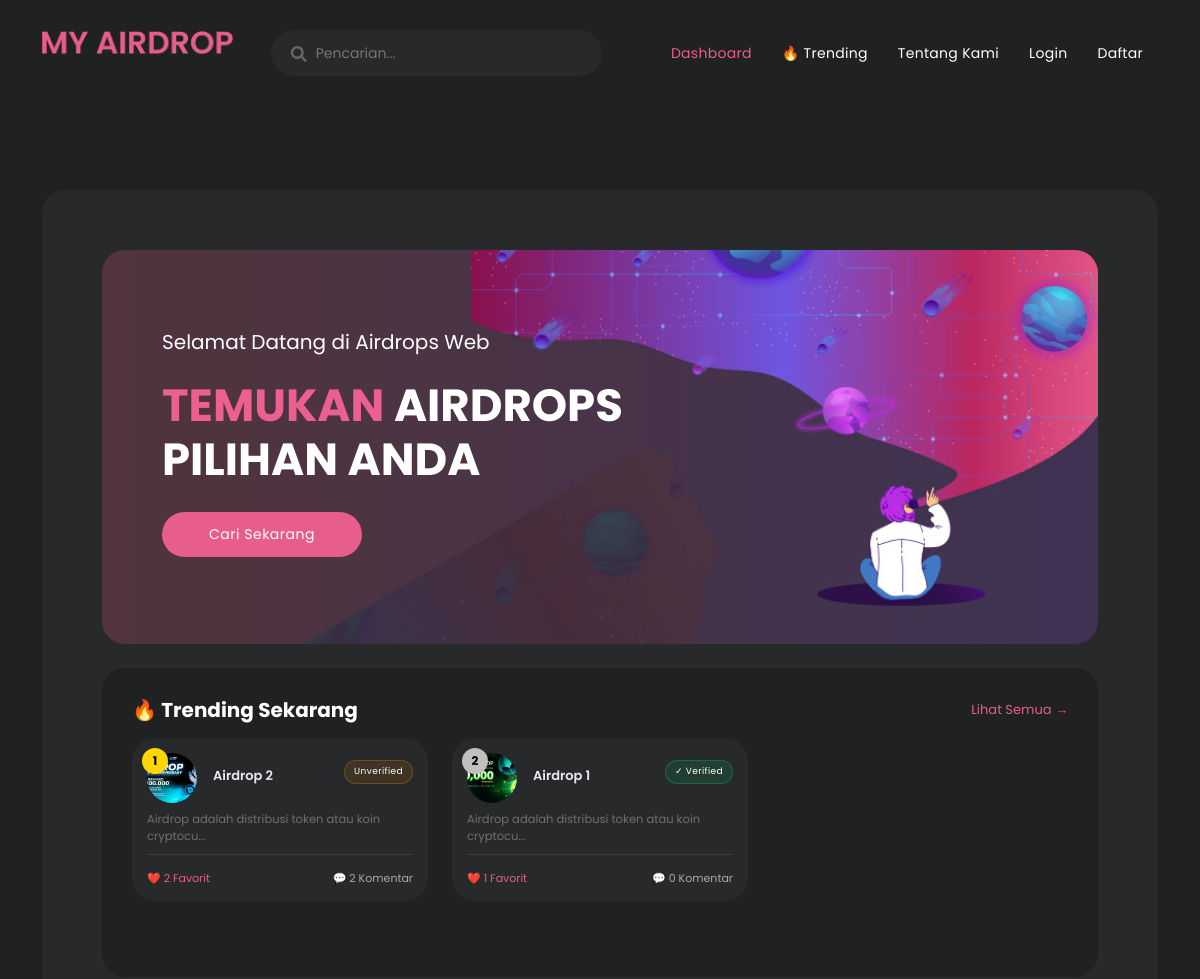
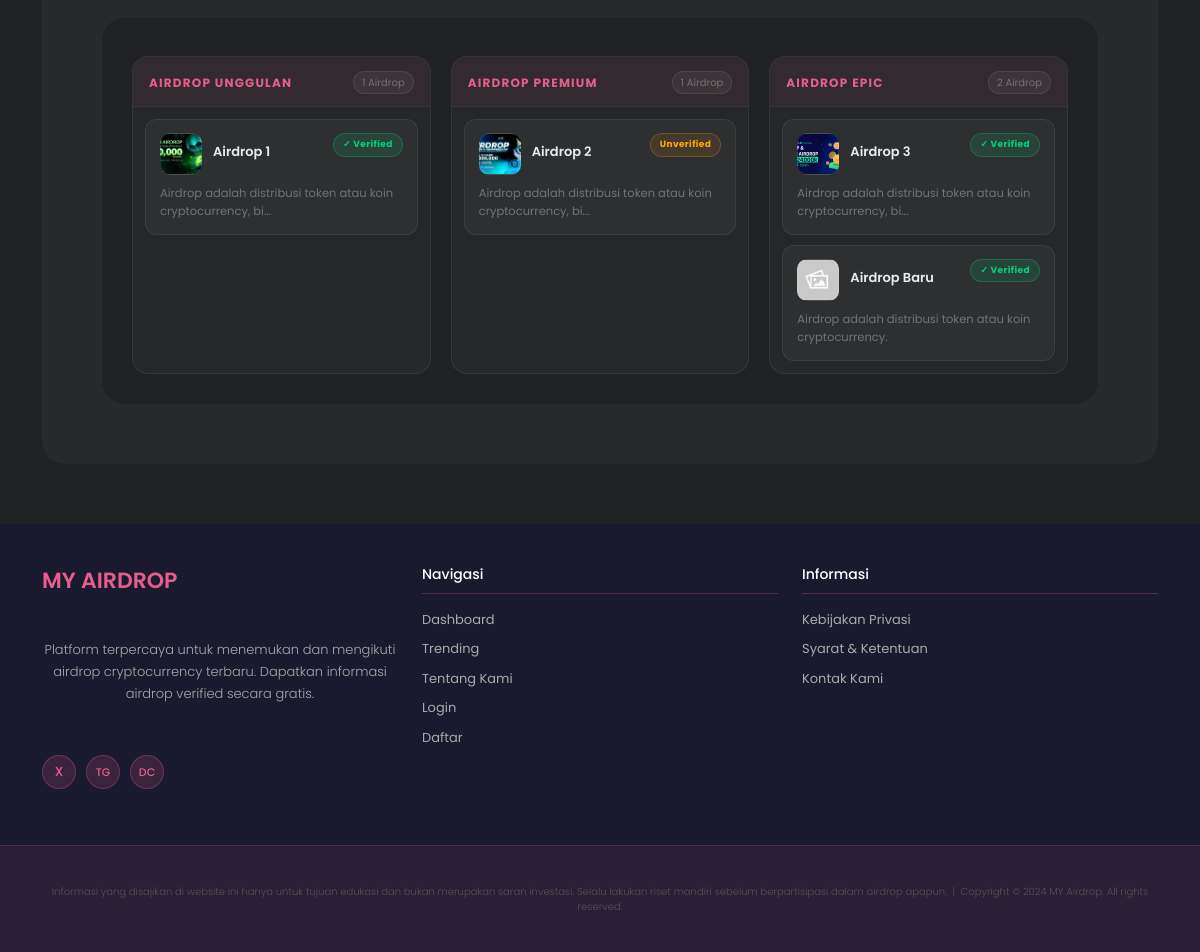
The page / on the database its author committed (2 pictures, top to bottom).
### tables this page shows
CREATE TABLE `setting` (
  `id_setting` int(11) NOT NULL,
  `logo` varchar(200) DEFAULT NULL,
  `icon` varchar(200) DEFAULT NULL,
  `tentang_kami` text DEFAULT NULL
);

CREATE TABLE `produk` (
  `id_produk` int(11) NOT NULL,
  `id_kategori` int(11) DEFAULT NULL,
  `foto` varchar(200) DEFAULT NULL,
  `nama` varchar(200) DEFAULT NULL,
  `deskripsi` text DEFAULT NULL,
  `tutorial` text DEFAULT NULL,
  `verify` enum('Y','N') DEFAULT 'N',
  `link_website` varchar(100) DEFAULT NULL,
  `link_youtube` varchar(100) DEFAULT NULL,
  `status` enum('Y','N') DEFAULT 'Y',
  `reason` text DEFAULT NULL,
  `create_by` int(11) DEFAULT NULL,
  `create_date` datetime DEFAULT current_timestamp()
);

CREATE TABLE `kategori` (
  `id_kategori` int(11) NOT NULL,
  `nama` varchar(200) DEFAULT NULL,
  `status` enum('Y','N') DEFAULT 'Y',
  `reason` text DEFAULT NULL,
  `create_by` int(11) DEFAULT NULL,
  `create_date` datetime DEFAULT current_timestamp()
);

### app/views/User/V_Index.php (the view, shortened to what the rows shown need)
<div class="container">
    <div class="row">
      <div class="col-lg-12">
         <div class="page-content">
<?php if(!empty($top_trending)) : ?>
<div class="most-popular mt-4 mb-2">
   <div class="row">
      <div class="col-lg-12">
         <div class="row">
            <?php $rank = 1; foreach($top_trending as $row) : ?>
            <div class="col-lg-4 col-sm-6 mb-3">
               <a href="<?= base_url('user/detail/'.$row->id_produk, true) ?>">
                  <div class="item" style="position:relative;">
                     <div style="position:absolute; top:10px; left:10px; background:<?= $rank == 1 ? '#FFD700' : ($rank == 2 ? '#C0C0C0' : '#CD7F32') ?>; color:#000; border-radius:50%; width:26px; height:26px; display:flex; align-items:center; justify-content:center; font-weight:bold; font-size:12px; z-index:10;">
                        <?= $rank ?>
                     </div>
                    <div class="d-flex mb-2 align-items-center">
                      <div class="img-circle" style="background-image:url('<?= $row->foto ?>');background-size:cover;background-position:center;"></div>
                    <div class="ms-3 flex-grow-1">
                      <div class="acp-name"><?= $row->nama ?></div>
                  </div>
                    <?php if($row->verify == 'Y') : ?>
                    <span class="acp-badge verified">✓ Verified</span>
                    <?php else : ?>
                    <span class="acp-badge unverified">Unverified</span>
                    <?php endif; ?>
                  </div>
                     <div class="mb-2" style="color: rgba(255,255,255,0.33); font-size:11.5px;"><?= short_text(strip_tags($row->deskripsi), 50) ?></div>
                     <div class="d-flex justify-content-between mt-2" style="border-top:1px solid rgba(255,255,255,0.1); padding-top:8px;">
                        <span style="color:#e75e8d; font-size:11px;">❤️ <?= $row->total_favorit ?> Favorit</span>
                        <span style="color:#aaa; font-size:11px;">💬 <?= $row->total_komentar ?> Komentar</span>
                     </div>
                  </div>
               </a>
            </div>
            <?php $rank++; endforeach; ?>
         </div>
      </div>
   </div>
</div>
<?php endif; ?>
<div class="most-popular" id="daftar-airdrop">
   <div class="row">
      <div class="col-lg-12">
         <?php if($kategori) : ?>
         <div class="airdrop-grid-wrapper">
            <?php foreach($kategori AS $row) : ?>
            <div class="airdrop-col">
              <div class="airdrop-col-header">
                <span class="airdrop-col-title"><?= htmlspecialchars($row->nama) ?></span>
               <div class="d-flex align-items-center gap-2">
               <?php if(isset($result[$row->id_kategori])) : ?>
               <span class="airdrop-col-count"><?= count($result[$row->id_kategori]) ?> Airdrop</span>
               <?php endif; ?>
            </div>
         </div>
               <div class="airdrop-col-scroll-wrap">
               <div class="airdrop-col-scroll" onscroll="updateScrollBtns(this)">
                  <?php if(isset($result[$row->id_kategori])) : ?>
                     <?php foreach($result[$row->id_kategori] AS $key) : ?>
                     <a href="<?= base_url('user/detail/'.$key['id_produk'],true); ?>" class="airdrop-card-link">
                        <div class="airdrop-card-new">
                           <div class="acp-top">
                              <div class="acp-img" style="background-image: url('<?= $key['foto'] ?>');"></div>
                              <div class="acp-meta">
                                 <div class="acp-name"><?= htmlspecialchars($key['nama']) ?></div>
                              </div>
                              <?php if($key['verify'] == 'Y') : ?>
                              <span class="acp-badge verified">✓ Verified</span>
                              <?php else : ?>
                              <span class="acp-badge unverified">Unverified</span>
                              <?php endif; ?>
                           </div>
                           <p class="acp-desc"><?= htmlspecialchars(short_text(strip_tags($key['deskripsi']), 60)) ?></p>
                        </div>
                     </a>
                     <?php endforeach; ?>
                  <?php else : ?>
                     <div class="airdrop-empty">Belum ada airdrop</div>
                  <?php endif; ?>
              </div>
               </div>
            </div>
            <?php endforeach; ?>
         </div>
         <?php endif; ?>
      </div>
   </div>
</div>
         </div>
      </div>
    </div>
  </div>

### app/core/Controller.php (shortened to what the rows shown need)
<?php
class Controller
{
   public function view($view, $data = [],$code_template = 'default',$page_template = [])
   {
      extract($data);
      if ($code_template != false) {
         if (isset($page_template['up']) && count($page_template['up']) > 0) {
            foreach ($page_template['up'] as $page) {
               if (file_exists('./app/themes/'.$code_template.'/'.$page.'.php')) {
                  require_once './app/themes/'.$code_template.'/'.$page.'.php';
               }
            }
         }
      }
      if (file_exists('./app/views/'.$view.'.php')) {
         require_once "./app/views/".$view.".php";
      }else{
         require_once "./app/config/error/notfound.php";
      }
      if ($code_template != false) {
         if (isset($page_template['down']) && count($page_template['down']) > 0) {
            foreach ($page_template['down'] as $page) {
               if (file_exists('./app/themes/'.$code_template.'/'.$page.'.php')) {
                  require_once './app/themes/'.$code_template.'/'.$page.'.php';
               }
            }
         }
      }
   }
   public function model($model)
   {
      return new $model;
   }
}
class User extends Controller
{
   public function display($view, $data = [])
   {
       $setting = $this->action->get_single('setting',['id_setting' => 1]);
      $data['setting'] = $setting;
      $themes = 'user';
      $page['up'][] = 'header';
      $page['down'][] = 'footer';
      $this->view('User/'.$view, $data,$themes, $page);
   }
}

### app/themes/user/header.php (shortened to what the rows shown need)
<!DOCTYPE html>
<html lang="en">
  <head>
    <link href="<?= assets_url('user/') ?>vendor/bootstrap/css/bootstrap.min.css" rel="stylesheet">
    <link rel="stylesheet" href="<?= assets_url('user/') ?>css/fontawesome.css">
    <link rel="stylesheet" href="<?= assets_url('user/') ?>css/templatemo-cyborg-gaming.css">
    <link rel="stylesheet" href="<?= assets_url('user/') ?>css/owl.css">
    <link rel="stylesheet" href="<?= assets_url('user/') ?>css/animate.css">
    <link rel="stylesheet"href="https://unpkg.com/swiper@7/swiper-bundle.min.css"/>
    <link rel="stylesheet" href="https://cdn.jsdelivr.net/npm/bootstrap-icons@1.11.3/font/bootstrap-icons.min.css">
    <link rel="stylesheet" href="<?= assets_url('public/') ?>js/alert/sweetalert2.css">
  </head>
<body>
  <header class="header-area header-sticky">
    <div class="container">
        <div class="row">
            <div class="col-12">
                <nav class="main-nav">
                    <a href="<?= base_url('home',true); ?>" class="logo">
                        <img src="<?= image_check($setting->logo,'setting'); ?>" alt="">
                    </a>
                    <div class="search-input">
                      <form id="search" action="<?= base_url('search', true) ?>" method="GET">
                         <input type="text" placeholder="Pencarian..." id='searchText' name="q" onkeypress="if(event.keyCode==13){this.form.submit()}" />
                         <i class="fa fa-search" onclick="document.getElementById('search').submit()" style="cursor:pointer"></i>
                      </form>
                    </div>
                    <ul class="nav">
                        <li><a href="<?= base_url('home',true) ?>" class="<?= (in_array(uri_segment(0), ['home']) || uri_segment(0) == NULL) ? 'active' : ''; ?>">Dashboard</a></li>
                        <li><a href="<?= base_url('trending',true) ?>" class="<?= (in_array(uri_segment(0), ['trending'])) ? 'active' : ''; ?>">🔥 Trending</a></li>
                        <li><a href="<?= base_url('about',true) ?>" class="<?= (in_array(uri_segment(0), ['about'])) ? 'active' : ''; ?>">Tentang Kami</a></li>
                        <?php if(session(WEB_NAME.'_id_user')) : ?>
                          <li>
                              <a  href="<?= base_url('logout',true) ?>" onclick="confirm_alert(this,event,'Apakah anda yakin akan meninggalkan sistem?')">Keluar</a>
                          </li>
                        <li>
                          <a href="<?= base_url('profil',true) ?>" class="d-flex justify-content-center align-items-center">Profil <div class="img-background-profile ms-2" style="background-image: url('<?= image_check(session(WEB_NAME.'_foto'),'member','user') ?>')"></div>
                          </a>
                        </li>
                        <?php else : ?>
                       <li><a href="<?= base_url('login', true) ?>" class="<?= (in_array(uri_segment(0), ['login'])) ? 'active' : ''; ?>">Login</a></li>
                       <li><a href="<?= base_url('daftar', true) ?>" class="<?= (in_array(uri_segment(0), ['daftar'])) ? 'active' : ''; ?>">Daftar</a></li>
                        <?php endif;?>
                    </ul>
                </nav>
            </div>
        </div>
    </div>
  </header>
  <link rel="stylesheet" href="<?= assets_url('user/') ?>css/custom.css">
  <link rel="stylesheet" href="<?= assets_url('user/css/custom.css') ?>">

### rows shown on the page
setting: logo (picture)
produk: foto (picture), nama "Airdrop 2", verify "Unverified", deskripsi "Airdrop adalah distribusi token atau koin cryptocu...", total_favorit "2", total_komentar "2"
produk: foto (picture), nama "Airdrop 1", verify "✓ Verified", deskripsi "Airdrop adalah distribusi token atau koin cryptocu...", total_favorit "1", total_komentar "0"
kategori: nama "AIRDROP UNGGULAN", id_kategori "1", nama "Airdrop 1", deskripsi "Airdrop adalah distribusi token atau koin cryptocurrency, bi..."
kategori: nama "AIRDROP PREMIUM", id_kategori "1", nama "Airdrop 2", deskripsi "Airdrop adalah distribusi token atau koin cryptocurrency, bi..."
kategori: nama "AIRDROP EPIC", id_kategori "2"
produk: shows a picture, nama "Airdrop 3", verify "✓ Verified", deskripsi "Airdrop adalah distribusi token atau koin cryptocurrency, bi..."
produk: shows a picture, nama "Airdrop Baru", verify "✓ Verified", deskripsi "Airdrop adalah distribusi token atau koin cryptocurrency."
